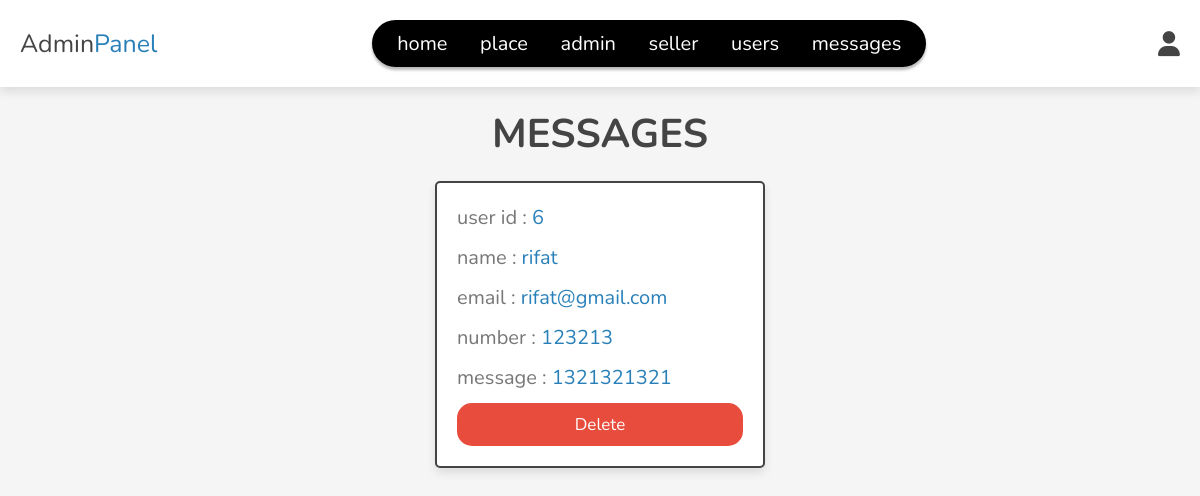
/admin/messages.php (signed in), run on the app's committed database.
### tables this page shows
CREATE TABLE `messages` (
  `id` int(100) NOT NULL,
  `user_id` int(100) NOT NULL,
  `name` varchar(100) NOT NULL,
  `email` varchar(100) NOT NULL,
  `number` varchar(12) NOT NULL,
  `message` varchar(500) NOT NULL,
  `seller_id` text NOT NULL
);

### admin/messages.php (the view, shortened to what this page needs)
<?php
include '../components/connect.php';
?>
<!DOCTYPE html>
<html lang="en">
<head>
   <link rel="stylesheet" href="https://cdnjs.cloudflare.com/ajax/libs/font-awesome/6.1.1/css/all.min.css">
   <link rel="stylesheet" href="../css/admin_style.css">
</head>
<body>
<?php include '../components/admin_header.php'; ?>
<section class="contacts">
<h1 class="heading">messages</h1>
<div class="box-container">
   <?php
      $select_messages = $conn->prepare("SELECT * FROM `messages`");
      $select_messages->execute();
      if($select_messages->rowCount() > 0){
         while($fetch_message = $select_messages->fetch(PDO::FETCH_ASSOC)){
   ?>
   <div class="box">
   <p> user id : <span><?= $fetch_message['user_id']; ?></span></p>
   <p> name : <span><?= $fetch_message['name']; ?></span></p>
   <p> email : <span><?= $fetch_message['email']; ?></span></p>
   <p> number : <span><?= $fetch_message['number']; ?></span></p>
   <p> message : <span><?= $fetch_message['message']; ?></span></p>
   <a href="messages.php??delete=<?= $fetch_message['id']; ?>" onclick="return confirm('delete this message?');" class="delete-btn">delete</a>
   </div>
   <?php
         }
      }else{
         echo '<p class="empty">you have no messages</p>';
      }
   ?>
</div>
</section>
</body>
</html>

### css/admin_style.css (style rules this page uses)
* { margin: 0; padding: 0; box-sizing: border-box; font-family: "Poppins", sans-serif; --color-background: #000119; --stroke-width: calc(1em / 16); --font-size: 30vmin; --font-weight: 700; --letter-spacing: calc(1em / 8); }
:root { --main-color: #2980b9; --orange: #f39c12; --red: #e74c3c; --black: #444; --white: #fff; --light-color: #777; --light-bg: #f5f5f5; --border: 0.2rem solid var(--black); --box-shadow: 0 0.5rem 1rem rgba(0, 0, 0, 0.1); }
* { font-family: "Nunito", sans-serif; margin: 0; padding: 0; box-sizing: border-box; outline: none; border: none; text-decoration: none; }
html { font-size: 62.5%; overflow-x: hidden; }
body { background-color: var(--light-bg); }
section { padding: 2rem; max-width: 1200px; margin: 0 auto; }
.heading { font-size: 4rem; color: var(--black); margin-bottom: 2rem; text-align: center; text-transform: uppercase; }
.btn, .delete-btn, .option-btn { display: block; width: 100%; margin-top: 1rem; border-radius: 1.5rem; padding: 1rem 3rem; font-size: 1.7rem; text-transform: capitalize; color: white; cursor: pointer; text-align: center; background-color: var(--color-background); box-shadow: 0px 0px 0px 0px #FFFFFF, 0px 0px 0px 0px #000000; transition: all 0.3s cubic-bezier(0.15, 0.83, 0.66, 1); }
.delete-btn { background-color: var(--red); width: 100%; }
.contacts .box-container { display: grid; grid-template-columns: repeat(auto-fit, 33rem); gap: 1.5rem; align-items: flex-start; justify-content: center; }
.contacts .box-container .box { padding: 2rem; padding-top: 1rem; border-radius: 0.5rem; border: var(--border); background-color: var(--white); box-shadow: var(--box-shadow); }
.contacts .box-container .box p { line-height: 1.5; font-size: 2rem; color: var(--light-color); margin: 1rem 0; }
.contacts .box-container .box p span { color: var(--main-color); }

### data on the page
messages: user "6", name "rifat", email "rifat@gmail.com", number "123213", message "1321321321"
